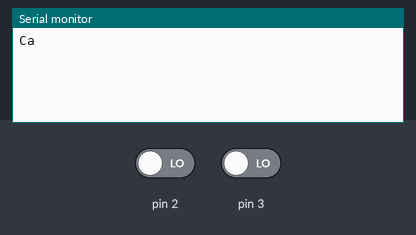
Bench run of a sketch on a simulated Arduino Uno, built with avr-gcc and run on an emulated ATmega328P. Shown: the last lines printed to the serial monitor. Inputs (shaded band) come from the test bench; at power-on: pin 2 LOW, pin 3 LOW.

Above: at 1.2 s.
1.3 s: pin 2 driven HIGH
At 2.26 s:
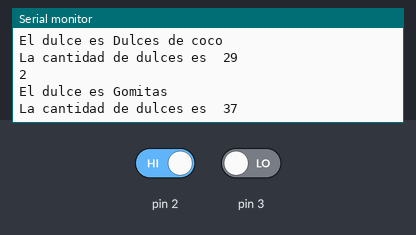
At 3.3 s:
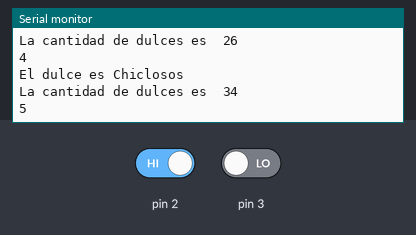
Timing chart, 0 to 4.8 s (numbered marks = the images above; inputs shaded):
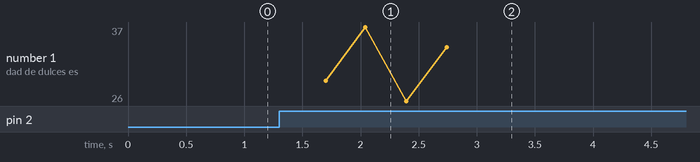

The sketch:

Practica__3_-_Taller_-_Jeffry_Arenales.ino
```cpp
/*
  Fundación Kinal
    Centro educativo Técncico Laboral Kinal
    Quinto Perito
    Quinto Electrónica
    Codigo Técnico: EB5AM
    Curso: Taller de Electrónica Digital y reparación de computadoras
    Proyecto: Catálogo de productos
    Dev: Jeffry Arenales 2020199
    Fecha: 19 de abril de 2024
*/

struct datos_de_los_dulces
{
  char datos_dulce[50];
  byte cantidad_dulces;
};

//Dulces surtidos
datos_de_los_dulces dulce1 = {"Dulces de coco", 29};
datos_de_los_dulces dulce2 = {"Gomitas", 37};
datos_de_los_dulces dulce3 = {"Chocolates", 26};
datos_de_los_dulces dulce4 = {"Chiclosos", 34};

void setup() {
  Serial.begin(9600);
  Serial.println("Catalogo de dulces");
  Serial.begin(9600);
  pinMode(2, INPUT);
  pinMode(3, INPUT);
}

  byte contador = 0;
void loop() {
  if(digitalRead(2)==HIGH) {
  delay(350);
  contador = contador+1;
  Serial.println(contador );

  if(contador == 1){
   Serial.print("El dulce es ");
   Serial.println(dulce1.datos_dulce);
   Serial.print("La cantidad de dulces es  ");
   Serial.println(dulce1.cantidad_dulces);
  }

  if(contador == 2){
   Serial.print("El dulce es ");
   Serial.println(dulce2.datos_dulce);
   Serial.print("La cantidad de dulces es  ");
   Serial.println(dulce2.cantidad_dulces);
  }

  if(contador == 3){
   Serial.print("El dulce es ");
   Serial.println(dulce3.datos_dulce);
   Serial.print("La cantidad de dulces es  ");
   Serial.println(dulce3.cantidad_dulces);
  }

  if(contador == 4){
   Serial.print("El dulce es ");
   Serial.println(dulce4.datos_dulce);
   Serial.print("La cantidad de dulces es  ");
   Serial.println(dulce4.cantidad_dulces);
  }
}
  else if(digitalRead(3)==HIGH){
   delay(350);
   contador = contador-1;
   Serial.println(contador );

  if(contador == 1){
   Serial.print("El dulce es ");
   Serial.println(dulce1.datos_dulce);
   Serial.print("La cantidad de dulces es  ");
   Serial.println(dulce1.cantidad_dulces);
  }

  if(contador == 2){
   Serial.print("El dulce es ");
   Serial.println(dulce2.datos_dulce);
   Serial.print("La cantidad de dulces es  ");
   Serial.println(dulce2.cantidad_dulces);
  }

  if(contador == 3){
   Serial.print("El dulce es ");
   Serial.println(dulce3.datos_dulce);
   Serial.print("La cantidad de dulces es  ");
   Serial.println(dulce3.cantidad_dulces);
  }

  if(contador == 4){
   Serial.print("El dulce es ");
   Serial.println(dulce4.datos_dulce);
   Serial.print("La cantidad de dulces es  ");
   Serial.println(dulce4.cantidad_dulces);
  }
 }
}
```

Measured:
- after the input at 1.3 s, the serial monitor: prints a new line after 0.35 s (image 1)
